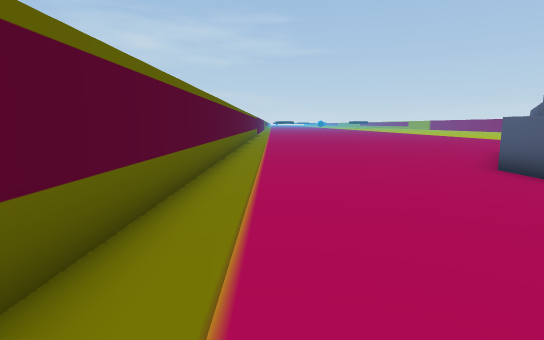
[1] (above)

16 first-person views from a walk through a Unity game level. The camera is 0.59 m above the floor, tilts 8° down and sees 80° across. The floor is counted in squares, 0.5 m on a side. Each view is taken from the middle of a square. On the plan, view 1 faces up. The plan holds only what a view shows up to about 13 squares ahead; the rest is blank. The place goes on beyond the plan. The player character is not drawn.

[2]
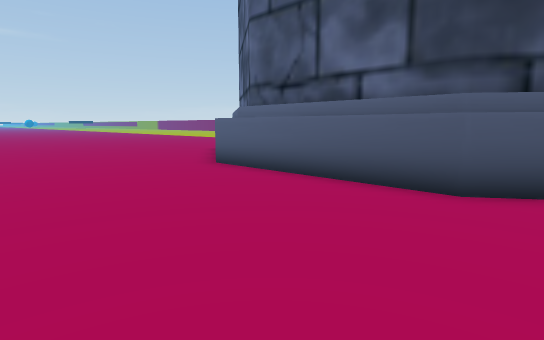

[3]
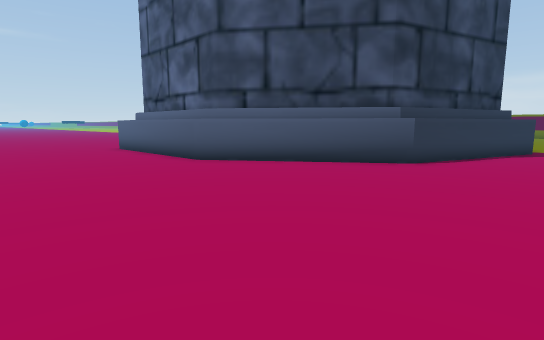

[4]
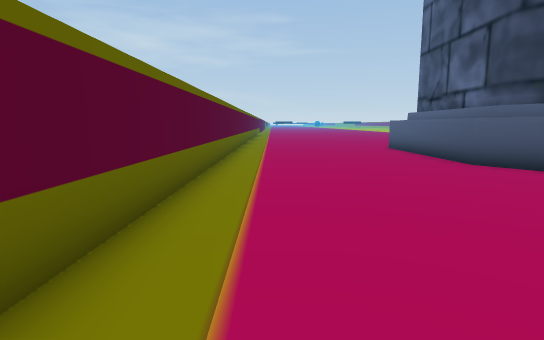

[5]
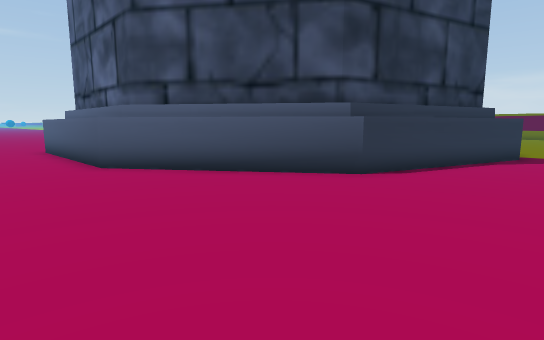

[6]
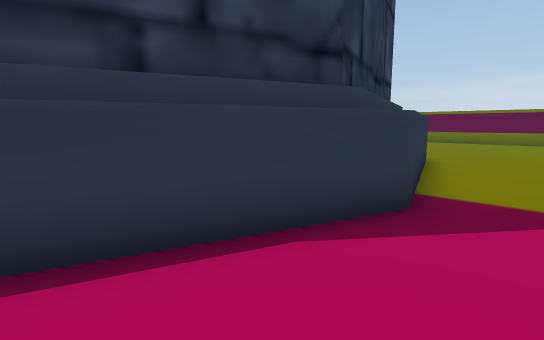

[7]
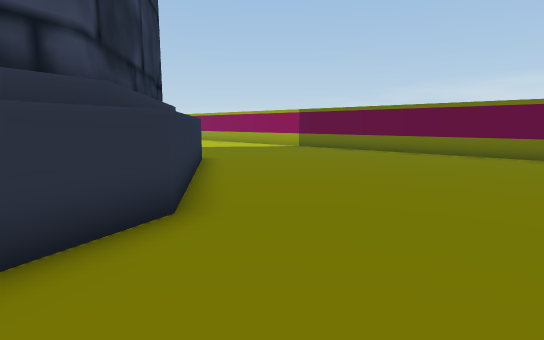

[8]
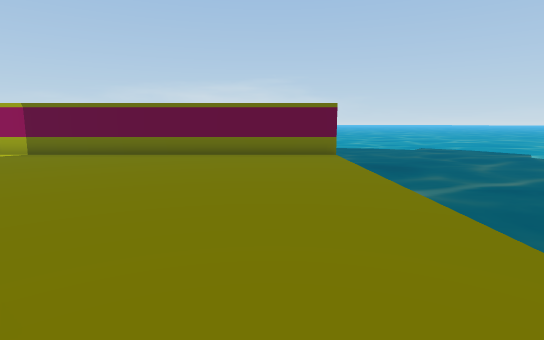

[9]
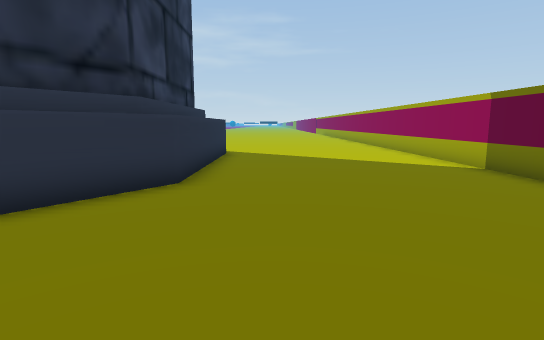

[10]
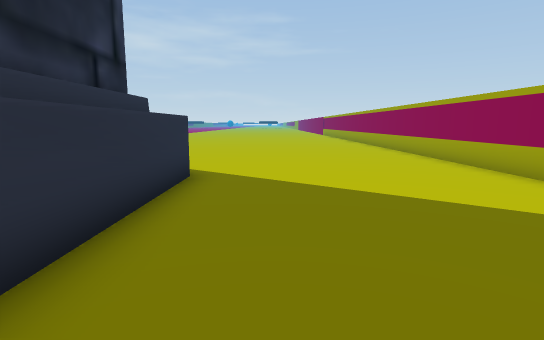

[11]
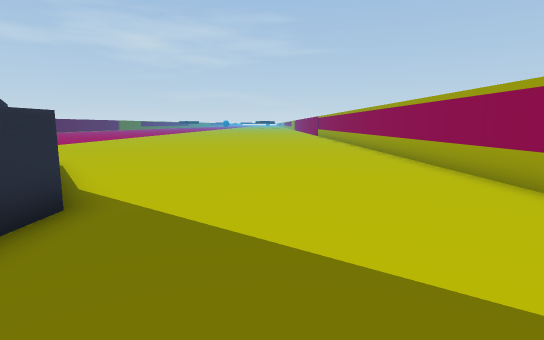

[12]
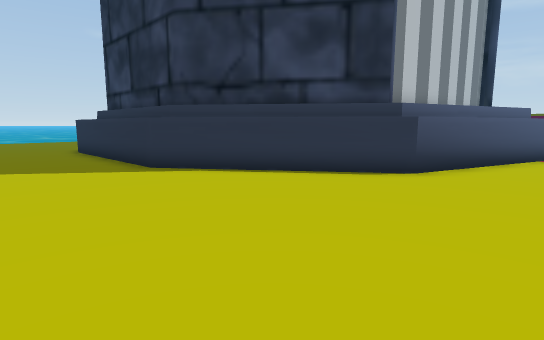

[13]
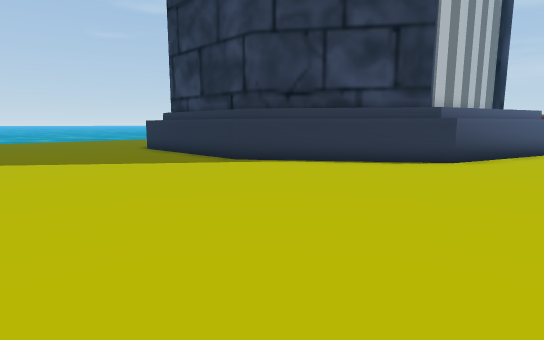

[14]
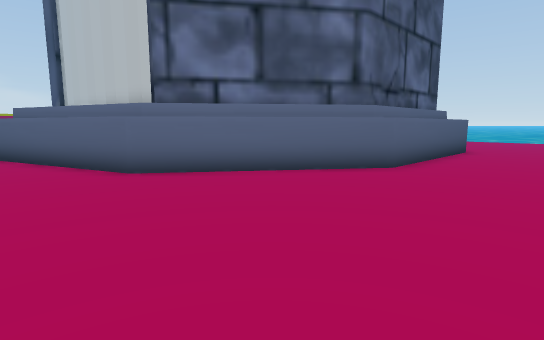

[15]
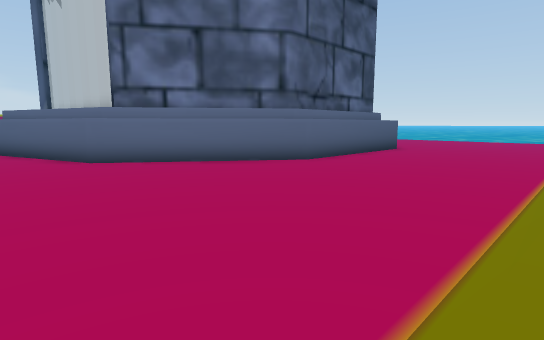

[16]
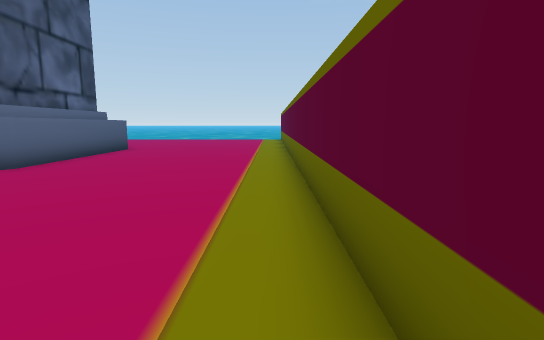

### Floor plan
Key: @ floor where view 1 was taken; # wall or solid block; . floor; ≈ liquid the walk keeps out of; ^ raised ledge.
Columns run from 2 left of view 1 to 35 right of it. Each row starts with its distance up from view 1.
 17  . ........             .............^
 16 ^ ................^^.................^
 15 ^.............#^^^^^^^^#.............^
 14 ^...........^^^^^    ^^^^^...........^
 13 ^..........^^^          ^^^..........^
 12 ^..........^#            #^..........^
 11 ^.........^##            ##^.........^
 10 ^........^^#              #^^........^
  9 ^.......#^#                #^#.......^
  8 ^.......^#                  ^^.......^
  7 ^.......^#                  ^^.......^
  6 ^.......^#                  #^.......^
  5 ^.......^#                  #^.......^
  4 ^.......^#                  #^.......^
  3 ^.......^#                  ^^.......^
  2 ^.......^#                  ^^.......^
  1 ^.......^^#                #^^.......^
  0 ^.@......^^#              #^^........^
 -1 ^.........^##             #^.........^
 -2 ^.........#^#            #^#.........^
 -3 ^..........^^##         ^^^..........^
 -4 ^...........^^^###   ##^^^...........^
 -5 ^.............^^^#^^#^^^.............^
 -6 ^................^^^^................^
 -7    ..................................^
 -8   . ........  . .....  . ............^
 -9                            ≈≈≈≈

Where each view was taken, in squares from view 1:
view 1: 0 up, 0 right, facing up
view 2: 0 up, 0 right, facing up-right
view 3: 8 down, 0 right, facing up-right
view 4: 8 down, 0 right, facing up
view 5: 8 down, 3 right, facing up-right
view 6: 8 down, 12 right, facing up-right
view 7: 8 down, 21 right, facing up-right
view 8: 6 down, 22 right, facing right
view 9: 5 down, 29 right, facing up
view 10: 1 up, 29 right, facing up
view 11: 4 up, 30 right, facing up
view 12: 17 up, 31 right, facing down-left
view 13: 17 up, 34 right, facing down-left
view 14: 17 up, 2 right, facing down-right
view 15: 17 up, 1 left, facing down-right
view 16: 17 up, 1 left, facing down
